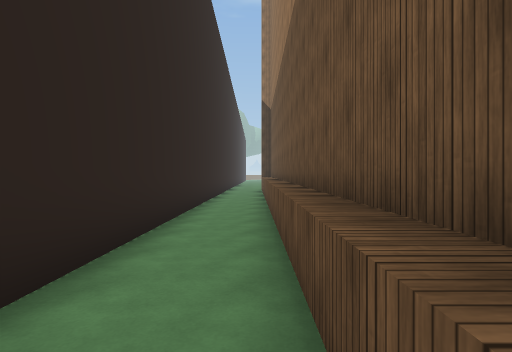
[1] (above)

16 first-person views from a walk through a 3-D level made in the Unity game engine. The camera is 1.5 m above the floor, looks level and sees 80° across. The floor is counted in squares, 2 m on a side. Each view is taken from the middle of a square. On the plan, view 1 faces up. The plan holds only what a view shows up to about 10 squares ahead; the rest is blank. The place goes on beyond the plan. The player character is not drawn. Some surface patterns are stand-ins.

[2]
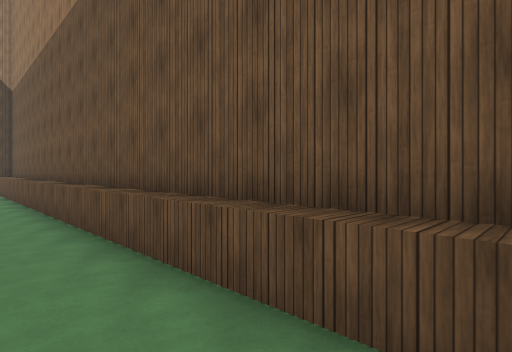

[3]
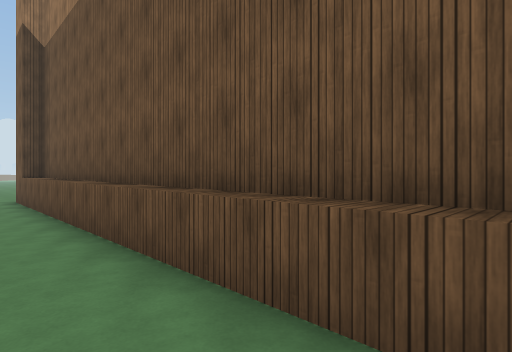

[4]
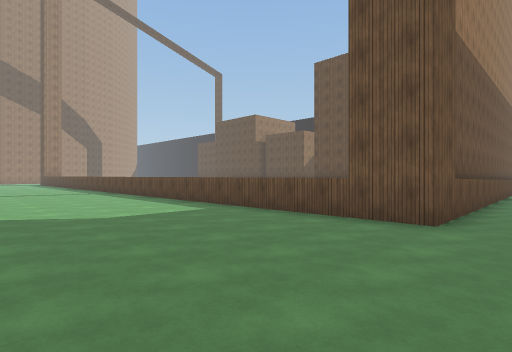

[5]
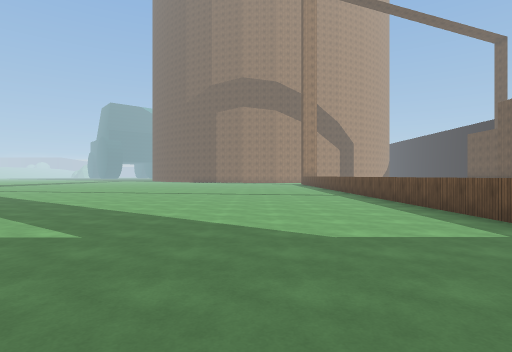

[6]
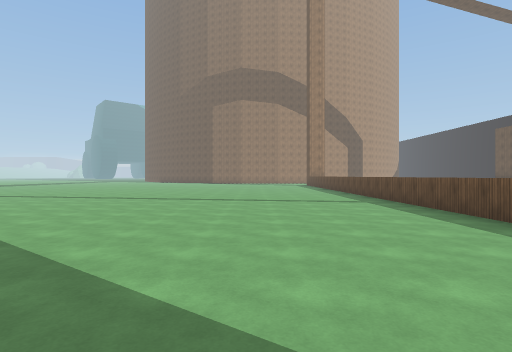

[7]
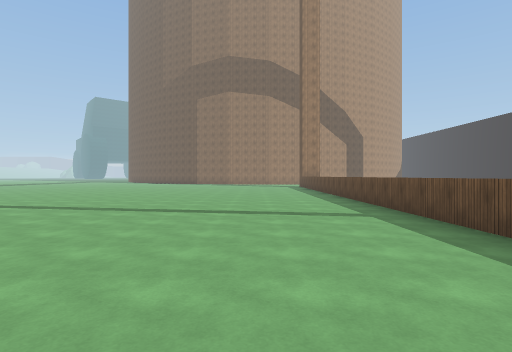

[8]
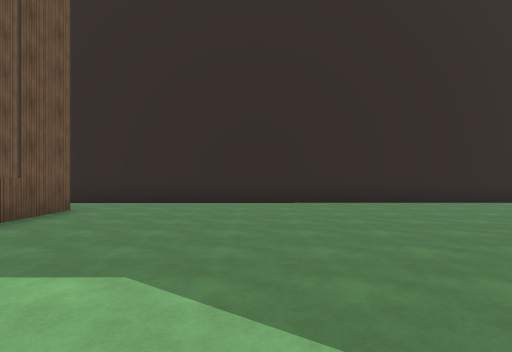

[9]
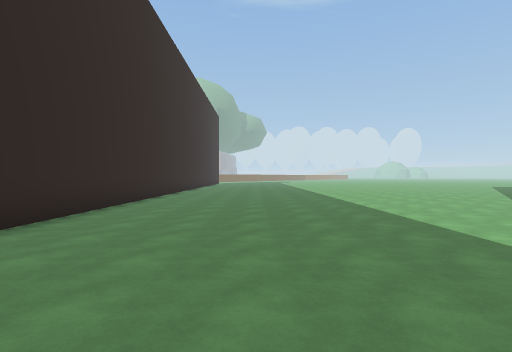

[10]
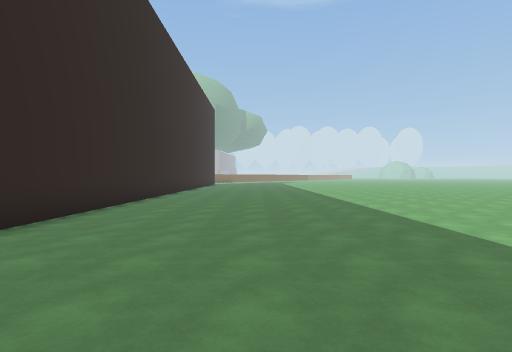

[11]
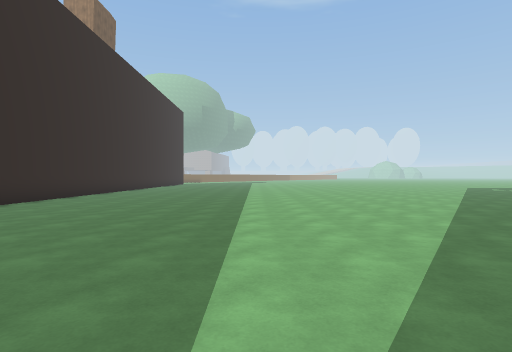

[12]
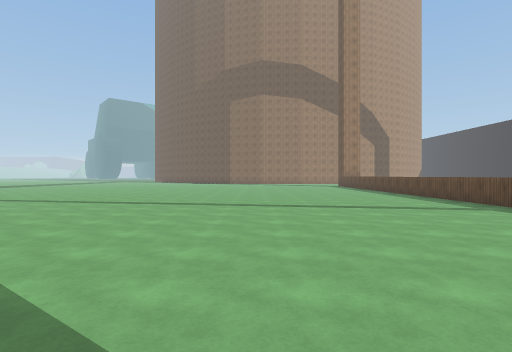

[13]
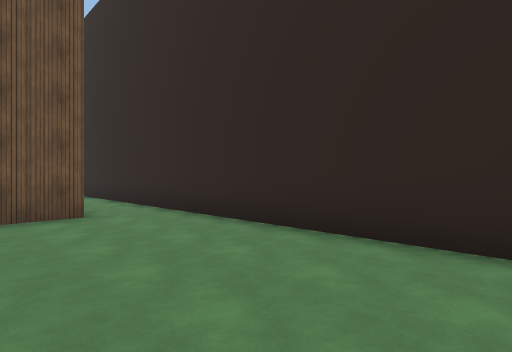

[14]
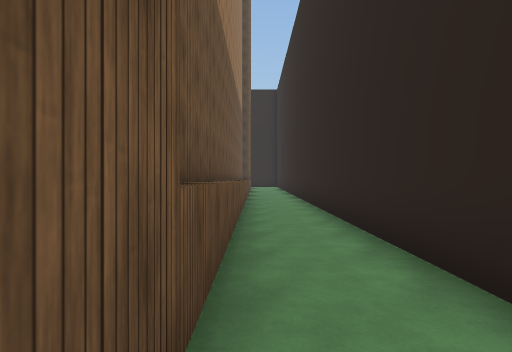

[15]
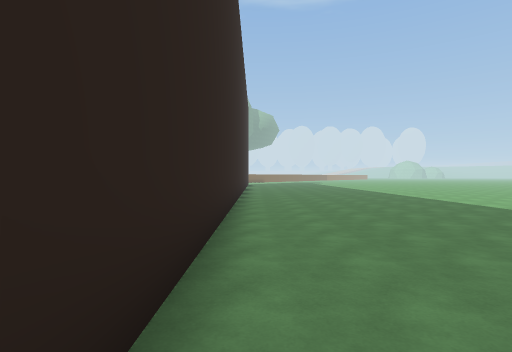

[16]
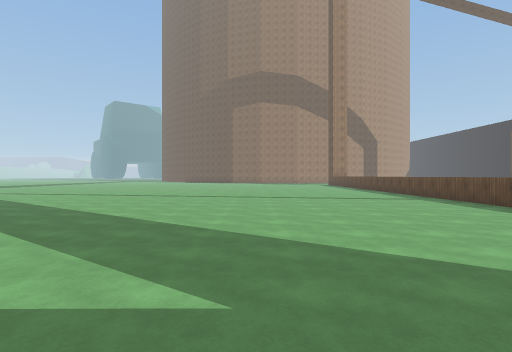

### Floor plan
Key: @ floor where view 1 was taken; # wall or solid block; . floor; = window, fence, low wall or low ledge; ^ raised ledge.
Columns run from 2 left of view 1 to 17 right of it. Each row starts with its distance up from view 1.
 35 #.........
 34 #............
 33 #...............
 32 #...............
 31 #............... ..
 30 #..................
 29 #..................
 28 #...................
 27 #...................
 26 #...................
 25 #...................
 24 #...................
 23 #...................
 22 #...................
 21 #...................
 20 #...................
 19 #...................
 18 #...................
 17 #..#^^^^^^^^^^^^^^^^
 16 #..#
 15 #..#
 14 #..#
 13 #..#
 12 #..#
 11 #..#
 10 #..#
  9 #..#
  8 #..#
  7 #..#
  6 #..#
  5 #..#
  4 #..#
  3 #..#
  2 #.=#
  1  ..#
  0  .@#

Where each view was taken, in squares from view 1:
view 1: 0 up, 0 right, facing up
view 2: 0 up, 1 left, facing up-right
view 3: 6 up, 1 left, facing up-right
view 4: 22 up, 1 left, facing down-right
view 5: 21 up, 1 right, facing right
view 6: 21 up, 4 right, facing right
view 7: 20 up, 7 right, facing right
view 8: 21 up, 7 right, facing left
view 9: 21 up, 2 right, facing up
view 10: 24 up, 2 right, facing up
view 11: 23 up, 5 right, facing up
view 12: 23 up, 6 right, facing right
view 13: 23 up, 2 right, facing down-left
view 14: 17 up, 0 right, facing down
view 15: 25 up, 1 left, facing up
view 16: 23 up, 3 right, facing right
